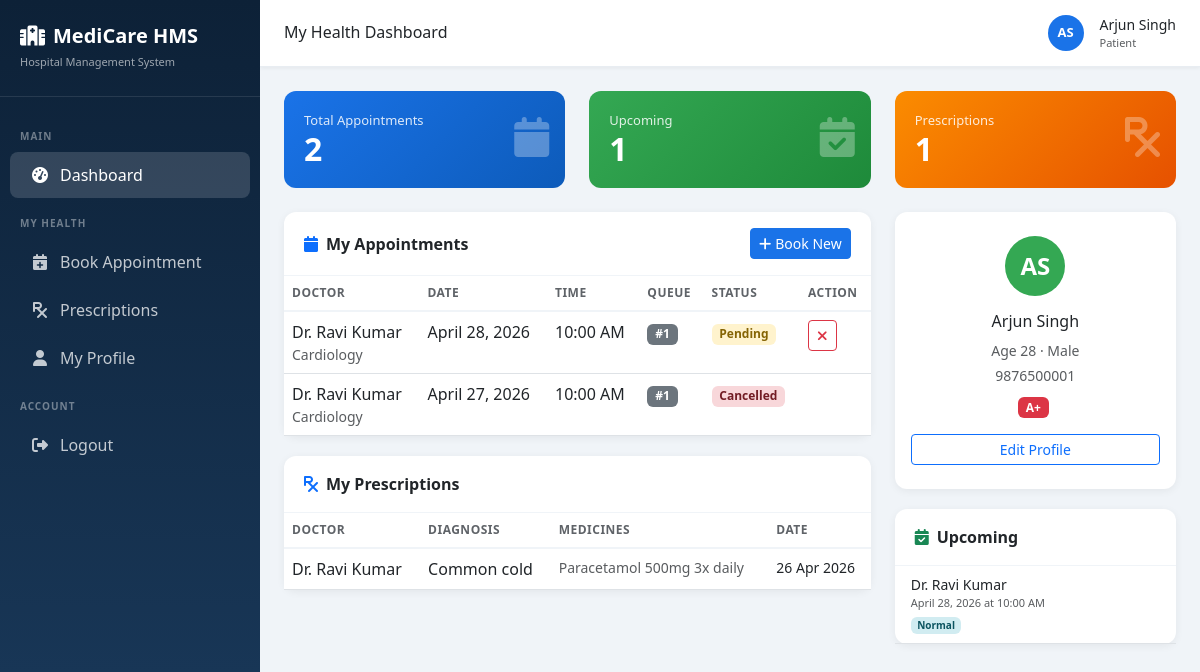
The page /dashboard/patient/ (signed in) on the database its author committed.
### common/models.py (models this page shows, shortened)
class UserProfile(models.Model):
    ROLE_CHOICES = [
        ('admin', 'Admin'),
        ('doctor', 'Doctor'),
        ('patient', 'Patient'),
        ('appointment_manager', 'Appointment Manager'),
    ]
    user = models.OneToOneField(User, on_delete=models.CASCADE, related_name='profile')
    role = models.CharField(max_length=30, choices=ROLE_CHOICES, default='patient')
    phone = models.CharField(max_length=15, blank=True)
    address = models.TextField(blank=True)
    created_at = models.DateTimeField(auto_now_add=True)

### appointments/models.py (models this page shows, shortened)
class Appointment(models.Model):
    STATUS_CHOICES = [
        ('pending', 'Pending'),
        ('confirmed', 'Confirmed'),
        ('completed', 'Completed'),
        ('cancelled', 'Cancelled'),
    ]
    PRIORITY_CHOICES = [
        ('low', 'Low'),
        ('normal', 'Normal'),
        ('high', 'High'),
        ('emergency', 'Emergency'),
    ]
    patient = models.ForeignKey('patients.Patient', on_delete=models.CASCADE, related_name='appointments')
    doctor = models.ForeignKey('doctors.Doctor', on_delete=models.CASCADE, related_name='appointments')
    appointment_date = models.DateField()
    appointment_time = models.TimeField()
    status = models.CharField(max_length=20, choices=STATUS_CHOICES, default='pending')
    priority = models.CharField(max_length=20, choices=PRIORITY_CHOICES, default='normal')
    reason = models.TextField(blank=True)
    notes = models.TextField(blank=True)
    queue_number = models.IntegerField(null=True, blank=True)
    notification_sent = models.BooleanField(default=False)
    created_at = models.DateTimeField(auto_now_add=True)
    updated_at = models.DateTimeField(auto_now=True)
    class Meta:
        ordering = ['appointment_date', 'appointment_time']

### doctors/models.py (models this page shows, shortened)
class Doctor(models.Model):
    user = models.OneToOneField(User, on_delete=models.CASCADE, related_name='doctor_profile')
    specialization = models.ForeignKey(Specialization, on_delete=models.SET_NULL, null=True)
    phone = models.CharField(max_length=15)
    address = models.TextField(blank=True)
    experience_years = models.IntegerField(default=0)
    qualification = models.CharField(max_length=200, blank=True)
    available_from = models.TimeField(default='09:00')
    available_to = models.TimeField(default='17:00')
    is_active = models.BooleanField(default=True)
    created_at = models.DateTimeField(auto_now_add=True)

class Specialization(models.Model):
    name = models.CharField(max_length=100)
    def __str__(self):
        return self.name

class Prescription(models.Model):
    doctor = models.ForeignKey(Doctor, on_delete=models.CASCADE)
    patient = models.ForeignKey('patients.Patient', on_delete=models.CASCADE)
    appointment = models.OneToOneField('appointments.Appointment', on_delete=models.SET_NULL, null=True, blank=True)
    diagnosis = models.TextField()
    medicines = models.TextField()
    instructions = models.TextField(blank=True)
    created_at = models.DateTimeField(auto_now_add=True)

### patients/models.py (models this page shows, shortened)
class Patient(models.Model):
    BLOOD_GROUP_CHOICES = [
        ('A+', 'A+'), ('A-', 'A-'), ('B+', 'B+'), ('B-', 'B-'),
        ('AB+', 'AB+'), ('AB-', 'AB-'), ('O+', 'O+'), ('O-', 'O-'),
    ]
    user = models.OneToOneField(User, on_delete=models.CASCADE, related_name='patient_profile')
    age = models.IntegerField(default=0)
    gender = models.CharField(max_length=10, choices=[('Male','Male'),('Female','Female'),('Other','Other')])
    blood_group = models.CharField(max_length=5, choices=BLOOD_GROUP_CHOICES, blank=True)
    phone = models.CharField(max_length=15)
    address = models.TextField(blank=True)
    emergency_contact = models.CharField(max_length=15, blank=True)
    medical_history = models.TextField(blank=True)
    created_at = models.DateTimeField(auto_now_add=True)

### common/views.py (the view)
# urls.py: path('dashboard/patient/', cv.patient_dashboard, name='patient_dashboard'),
@login_required
def patient_dashboard(request):
    try:
        patient = Patient.objects.get(user=request.user)
    except Patient.DoesNotExist:
        messages.error(request, 'Patient profile not found.')
        return redirect('home')
    today = date.today()
    appointments = Appointment.objects.filter(patient=patient).select_related('doctor__user','doctor__specialization').order_by('-appointment_date')
    upcoming = appointments.filter(appointment_date__gte=today, status__in=['pending','confirmed'])
    prescriptions = Prescription.objects.filter(patient=patient).select_related('doctor__user').order_by('-created_at')
    late_appointments = []
    for appt in upcoming:
        appt_dt = datetime.combine(appt.appointment_date, appt.appointment_time)
        if datetime.now() > appt_dt - timedelta(minutes=30) and not appt.notification_sent:
            late_appointments.append(appt)
    return render(request, 'patient/dashboard.html', {
        'patient': patient,
        'appointments': appointments[:10],
        'upcoming': upcoming,
        'prescriptions': prescriptions[:5],
        'late_appointments': late_appointments,
    })

### common/context_processors.py (called while the page is built)
def user_profile(request):
    if request.user.is_authenticated:
        profile = UserProfile.objects.filter(user=request.user).first()
        return {'user_profile': profile}
    return {'user_profile': None}

### templates/patient/dashboard.html (shortened to what this page needs)
{% extends 'base.html' %}
{% block page_title %}My Health Dashboard{% endblock %}
{% block content %}
<div class="row g-4 mb-4">
  <div class="col-md-4"><div class="stat-card bg-blue"><div class="icon"><i class="fas fa-calendar"></i></div><p>Total Appointments</p><h3>{{ appointments.count }}</h3></div></div>
  <div class="col-md-4"><div class="stat-card bg-green"><div class="icon"><i class="fas fa-calendar-check"></i></div><p>Upcoming</p><h3>{{ upcoming.count }}</h3></div></div>
  <div class="col-md-4"><div class="stat-card bg-orange"><div class="icon"><i class="fas fa-prescription"></i></div><p>Prescriptions</p><h3>{{ prescriptions.count }}</h3></div></div>
</div>
<div class="row g-4">
  <div class="col-lg-8">
    <div class="card">
      <div class="card-header d-flex justify-content-between align-items-center">
        <span><i class="fas fa-calendar me-2 text-primary"></i>My Appointments</span>
        <a href="{% url 'book_appointment' %}" class="btn btn-primary btn-sm"><i class="fas fa-plus me-1"></i>Book New</a>
      </div>
      <div class="card-body p-0"><div class="table-responsive">
        <table class="table table-hover mb-0">
          <thead><tr><th>Doctor</th><th>Date</th><th>Time</th><th>Queue</th><th>Status</th><th>Action</th></tr></thead>
          <tbody>
            {% for a in appointments %}
            <tr>
              <td><div class="fw-500">Dr. {{ a.doctor.user.get_full_name }}</div><div class="text-muted small">{{ a.doctor.specialization }}</div></td>
              <td>{{ a.appointment_date }}</td>
              <td>{{ a.appointment_time|time:"h:i A" }}</td>
              <td><span class="badge bg-secondary">#{{ a.queue_number|default:"-" }}</span></td>
              <td><span class="badge badge-{{ a.status }}">{{ a.status|title }}</span></td>
              <td>{% if a.status == 'pending' or a.status == 'confirmed' %}
                <form method="post" action="{% url 'cancel_appointment' a.id %}" style="display:inline;">{% csrf_token %}
                  <button type="submit" class="btn btn-sm btn-outline-danger" onclick="return confirm('Cancel this appointment?')"><i class="fas fa-times"></i></button>
                </form>
              {% endif %}</td>
            </tr>
            {% empty %}<tr><td colspan="6" class="text-center text-muted py-4">No appointments yet. <a href="{% url 'book_appointment' %}">Book one!</a></td></tr>{% endfor %}
          </tbody>
        </table>
      </div></div>
    </div>
    <div class="card">
      <div class="card-header"><i class="fas fa-prescription me-2 text-primary"></i>My Prescriptions</div>
      <div class="card-body p-0"><div class="table-responsive">
        <table class="table table-hover mb-0">
          <thead><tr><th>Doctor</th><th>Diagnosis</th><th>Medicines</th><th>Date</th></tr></thead>
          <tbody>
            {% for p in prescriptions %}
            <tr>
              <td>Dr. {{ p.doctor.user.get_full_name }}</td>
              <td>{{ p.diagnosis|truncatechars:50 }}</td>
              <td class="small text-muted">{{ p.medicines|truncatechars:60 }}</td>
              <td class="small">{{ p.created_at|date:"d M Y" }}</td>
            </tr>
            {% empty %}<tr><td colspan="4" class="text-center text-muted py-4">No prescriptions yet</td></tr>{% endfor %}
          </tbody>
        </table>
      </div></div>
    </div>
  </div>
  <div class="col-lg-4">
    <div class="card">
      <div class="card-body text-center py-4">
        <div class="avatar mx-auto mb-3" style="width:60px;height:60px;font-size:24px;background:#34a853;">{{ patient.user.first_name|first }}{{ patient.user.last_name|first }}</div>
        <h6 class="fw-600">{{ patient.user.get_full_name }}</h6>
        <p class="text-muted small mb-1">Age {{ patient.age }} · {{ patient.gender }}</p>
        <p class="text-muted small mb-2">{{ patient.phone }}</p>
        <span class="badge bg-danger me-1">{{ patient.blood_group|default:"N/A" }}</span>
        <a href="{% url 'my_profile' %}" class="btn btn-sm btn-outline-primary mt-3 d-block">Edit Profile</a>
      </div>
    </div>
    <div class="card">
      <div class="card-header"><i class="fas fa-calendar-check me-2 text-success"></i>Upcoming</div>
      <div class="card-body p-0">
        {% for a in upcoming|slice:":5" %}
        <div class="px-3 py-2 border-bottom">
          <div class="fw-500 small">Dr. {{ a.doctor.user.get_full_name }}</div>
          <div class="text-muted" style="font-size:11px;">{{ a.appointment_date }} at {{ a.appointment_time|time:"h:i A" }}</div>
          <span class="badge badge-{{ a.priority }}" style="font-size:10px;">{{ a.priority|title }}</span>
        </div>
        {% empty %}<p class="text-center text-muted py-3 small">No upcoming appointments</p>{% endfor %}
      </div>
    </div>
  </div>
</div>
{% endblock %}

### templates/base.html (shortened to what this page needs)
<!DOCTYPE html>
<html lang="en">
<head>
<link href="https://cdn.jsdelivr.net/npm/bootstrap@5.3.0/dist/css/bootstrap.min.css" rel="stylesheet">
<link href="https://cdnjs.cloudflare.com/ajax/libs/font-awesome/6.4.0/css/all.min.css" rel="stylesheet">
</head>
<body>
{% if user.is_authenticated %}
<div class="sidebar" id="sidebar">
  <div class="brand">
    <h5><i class="fas fa-hospital-alt me-2"></i>MediCare HMS</h5>
    <small>Hospital Management System</small>
  </div>
  <nav class="mt-3">
    {% if user.is_superuser or user_profile.role == 'admin' %}
    <div class="sidebar-section">Main</div>
    <a href="{% url 'admin_dashboard' %}" class="nav-link {% if request.resolver_match.url_name == 'admin_dashboard' %}active{% endif %}"><i class="fas fa-tachometer-alt"></i> Dashboard</a>
    <div class="sidebar-section">Manage</div>
    <a href="{% url 'doctor_list' %}" class="nav-link {% if 'doctor' in request.resolver_match.url_name %}active{% endif %}"><i class="fas fa-user-md"></i> Doctors</a>
    <a href="{% url 'patient_list' %}" class="nav-link {% if 'patient' in request.resolver_match.url_name %}active{% endif %}"><i class="fas fa-procedures"></i> Patients</a>
    <a href="{% url 'appointment_list' %}" class="nav-link {% if 'appointment' in request.resolver_match.url_name %}active{% endif %}"><i class="fas fa-calendar-check"></i> Appointments</a>
    <a href="{% url 'appointment_queue' %}" class="nav-link"><i class="fas fa-list-ol"></i> Queue</a>
    <a href="{% url 'prescription_list' %}" class="nav-link"><i class="fas fa-prescription"></i> Prescriptions</a>
    {% else %}
    <div class="sidebar-section">Main</div>
    <a href="{% url 'patient_dashboard' %}" class="nav-link {% if request.resolver_match.url_name == 'patient_dashboard' %}active{% endif %}"><i class="fas fa-tachometer-alt"></i> Dashboard</a>
    <div class="sidebar-section">My Health</div>
    <a href="{% url 'book_appointment' %}" class="nav-link"><i class="fas fa-calendar-plus"></i> Book Appointment</a>
    <a href="{% url 'prescription_list' %}" class="nav-link"><i class="fas fa-prescription"></i> Prescriptions</a>
    <a href="{% url 'my_profile' %}" class="nav-link"><i class="fas fa-user"></i> My Profile</a>
    {% endif %}
    <div class="sidebar-section">Account</div>
    <a href="{% url 'logout' %}" class="nav-link"><i class="fas fa-sign-out-alt"></i> Logout</a>
  </nav>
</div>
<div class="main-content">
  <div class="topbar">
    <div class="d-flex align-items-center gap-3">
      <h6 class="mb-0 fw-600">{% block page_title %}Dashboard{% endblock %}</h6>
    </div>
    <div class="d-flex align-items-center gap-3">
      <div class="avatar">{{ user.first_name|first|upper }}{{ user.last_name|first|upper }}</div>
      <div>
        <div class="fw-600 small">{{ user.get_full_name|default:user.username }}</div>
        <div class="text-muted" style="font-size:11px;">{% if user.is_superuser %}Admin{% elif user_profile %}{{ user_profile.role|title }}{% endif %}</div>
      </div>
    </div>
  </div>
  <div class="page-content">
    {% block content %}{% endblock %}
  </div>
</div>
{% endif %}
</body>
</html>

### templates/base.html (style rules this page uses)
:root { --primary:#1a73e8;--secondary:#34a853;--danger:#ea4335;--warning:#fbbc04;--sidebar-width:260px; }
body { font-family:'Segoe UI',sans-serif;background:#f0f4f8; }
.sidebar { width:var(--sidebar-width);height:100vh;background:linear-gradient(180deg,#0d2137 0%,#1a3a5c 100%);position:fixed;top:0;left:0;overflow-y:auto;z-index:1000;transition:.3s; }
.sidebar .brand { padding:24px 20px;border-bottom:1px solid rgba(255,255,255,.1); }
.sidebar .brand h5 { color:#fff;font-weight:700;margin:0; }
.sidebar .brand small { color:rgba(255,255,255,.6);font-size:11px; }
.sidebar .nav-link { color:rgba(255,255,255,.75);padding:11px 20px;border-radius:8px;margin:2px 10px;transition:.2s;display:flex;align-items:center;gap:10px; }
.sidebar .nav-link:hover,.sidebar .nav-link.active { background:rgba(255,255,255,.15);color:#fff; }
.sidebar .nav-link i { width:20px;text-align:center; }
.sidebar-section { padding:16px 20px 6px;color:rgba(255,255,255,.4);font-size:10px;font-weight:700;letter-spacing:1px;text-transform:uppercase; }
.main-content { margin-left:var(--sidebar-width);min-height:100vh; }
.topbar { background:#fff;padding:14px 24px;border-bottom:1px solid #e8edf2;display:flex;align-items:center;justify-content:space-between;position:sticky;top:0;z-index:100;box-shadow:0 1px 4px rgba(0,0,0,.06); }
.page-content { padding:24px; }
.card { border:none;border-radius:12px;box-shadow:0 2px 8px rgba(0,0,0,.06);margin-bottom:20px; }
.card-header { background:transparent;border-bottom:1px solid #f0f4f8;padding:16px 20px;font-weight:600; }
.stat-card { border-radius:12px;padding:20px;color:#fff;position:relative;overflow:hidden; }
.stat-card .icon { font-size:2.5rem;opacity:.3;position:absolute;right:16px;top:16px; }
.stat-card h3 { font-size:2rem;font-weight:700;margin:0; }
.stat-card p { margin:0;opacity:.85;font-size:13px; }
.bg-blue { background:linear-gradient(135deg,#1a73e8,#0d5bba); }
.bg-green { background:linear-gradient(135deg,#34a853,#1e8a3a); }
.bg-orange { background:linear-gradient(135deg,#fb8c00,#e65100); }
.badge-pending { background:#fff3cd;color:#856404; }
.badge-cancelled { background:#f8d7da;color:#721c24; }
.badge-normal { background:#d1ecf1;color:#0c5460; }
.btn-primary { background:var(--primary);border-color:var(--primary); }
.table th { font-weight:600;color:#5f6368;font-size:12px;text-transform:uppercase;letter-spacing:.5px;border-bottom:2px solid #f0f4f8; }
.avatar { width:36px;height:36px;border-radius:50%;background:var(--primary);color:#fff;display:inline-flex;align-items:center;justify-content:center;font-weight:600;font-size:13px; }

### rows shown on the page
UserProfile: role "Patient"
Appointment: doctor.user.get_full_name "Ravi Kumar", doctor.specialization "Cardiology", appointment_date "April 28, 2026", appointment_time "10:00 AM", queue_number "1", status "Pending", priority "Normal"
Appointment: doctor.user.get_full_name "Ravi Kumar", doctor.specialization "Cardiology", appointment_date "April 27, 2026", appointment_time "10:00 AM", queue_number "1", status "Cancelled"
Prescription: doctor.user.get_full_name "Ravi Kumar", diagnosis "Common cold", medicines "Paracetamol 500mg 3x daily", created_at "26 Apr 2026"
Patient: user.first_name|first "A", user.last_name|first "S", user.get_full_name "Arjun Singh", age "28", gender "Male", phone "9876500001", blood_group "A+"

### other values the page prints
{{ user.first_name|first|upper }} "A"
{{ user.last_name|first|upper }} "S"
{{ user.get_full_name|default:user.username }} "Arjun Singh"
{{ appointments.count }} "2"
{{ upcoming.count }} "1"
{{ prescriptions.count }} "1"
